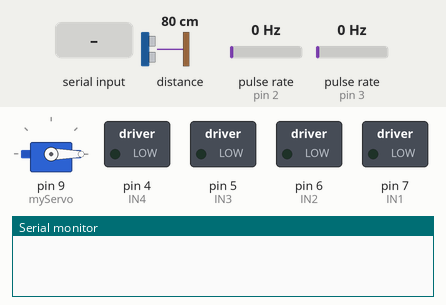
Simulated run of this sketch. Board: Arduino Uno, built with avr-gcc and run on an emulated ATmega328P. Shown: servo, switched loads named in the sketch (green lamp = pin HIGH), the last lines printed to the serial monitor. Wiring (inferred from the names in the program): 2 × pulse sensor: data pin 2 / data pin 3. The inputs (shaded band) are chosen by the test bench; at power-on: distance to the obstacle 80 cm, pulse rate (sensors on pin 2, pin 3) 0 Hz. The echo pulse lasts 58.3 µs per cm.

Above: at 2.2 s.
2.3 s: "quet" received over Serial
At 5.89 s:
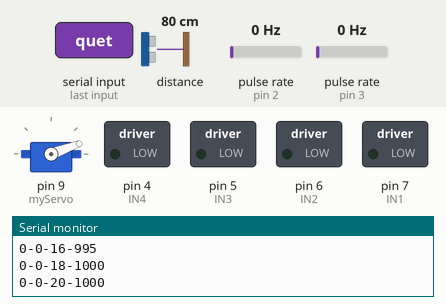
At 8.23 s:
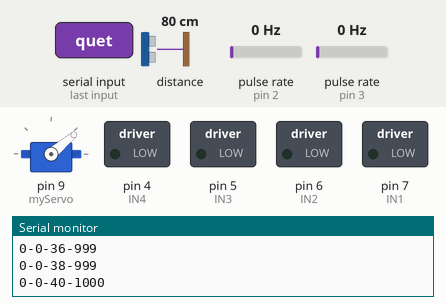
Timing chart, 0 to 19.2 s (numbered marks = the images above; inputs shaded):
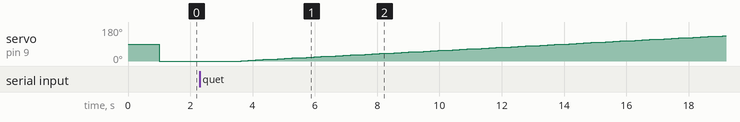

Measured:
- after the input at 2.3 s, servo on pin 9 (myServo): moves from 0° to 134° over 15.5 s, starting after 1.3 s

The sketch:

code_Arduino.ino
```cpp
template <int order> // order is 1 or 2
class LowPass
{
  private:
    float a[order];
    float b[order+1];
    float omega0;
    float dt;
    bool adapt;
    float tn1 = 0;
    float x[order+1]; // Raw values
    float y[order+1]; // Filtered values

  public:
    LowPass(float f0, float fs, bool adaptive){
      // f0: cutoff frequency (Hz)
      // fs: sample frequency (Hz)
      // adaptive: boolean flag, if set to 1, the code will automatically set
      // the sample frequency based on the time history.

      omega0 = 6.28318530718*f0;
      dt = 1.0/fs;
      adapt = adaptive;
      tn1 = -dt;
      for(int k = 0; k < order+1; k++){
        x[k] = 0;
        y[k] = 0;
      }
      setCoef();
    }

    void setCoef(){
      if(adapt){
        float t = micros()/1.0e6;
        dt = t - tn1;
        tn1 = t;
      }

      float alpha = omega0*dt;
      if(order==1){
        a[0] = -(alpha - 2.0)/(alpha+2.0);
        b[0] = alpha/(alpha+2.0);
        b[1] = alpha/(alpha+2.0);
      }
      if(order==2){
        float c1 = 2*sqrt(2)/alpha;
        float c2 = 4/(alpha*alpha);
        float denom = 1.0+c1+c2;
        b[0] = 1.0/denom;
        b[1] = 2.0/denom;
        b[2] = b[0];
        a[0] = -(2.0-2.0*c2)/denom;
        a[1] = -(1.0-c1+c2)/(1.0+c1+c2);
      }
    }

    float filt(float xn){
      // Provide me with the current raw value: x
      // I will give you the current filtered value: y
      if(adapt){
        setCoef(); // Update coefficients if necessary
      }
      y[0] = 0;
      x[0] = xn;
      // Compute the filtered values
      for(int k = 0; k < order; k++){
        y[0] += a[k]*y[k+1] + b[k]*x[k];
      }
      y[0] += b[order]*x[order];

      // Save the historical values
      for(int k = order; k > 0; k--){
        y[k] = y[k-1];
        x[k] = x[k-1];
      }

      // Return the filtered value
      return y[0];
    }
};

// Filter instance
LowPass<2> lp(3,1e3,true);
//======================================================================================
#include <SimpleKalmanFilter.h> // THU VIEN LOC KALMAN
SimpleKalmanFilter bo_loc(2, 2, 0.001);

#include "Adafruit_VL53L0X.h" // thu vien cam bien lazer
Adafruit_VL53L0X lox = Adafruit_VL53L0X();

#include<Servo.h>
Servo myServo;

const int trig = 10; //------------BIEN
const int echo = 11;
const int tcan = 12;
int distance;
int i=0;
int j=0;
int pos;
int pot;
String inStr;

#define IN1 7 //------BIEN DIEU KIEN DC
#define IN2 6
#define IN3 5
#define IN4 4
#define MAX_SPEED 255 //từ 0-255
#define MIN_SPEED 0

int encoder_pin1 = 2; //---BIEN ENCODER
int encoder_pin2 = 3;
unsigned int rpm1;
unsigned int rpm2;
volatile byte pulses1 = 0;
volatile byte pulses2 = 0;
unsigned long timeold = 0;
unsigned int pulsesperturn = 20;

void counter1(){  pulses1++;  }
void counter2(){  pulses2++;  }

void setup(){
  Serial.begin(115200);
  pinMode(IN1, OUTPUT);
  pinMode(IN2, OUTPUT);
  pinMode(IN3, OUTPUT);
  pinMode(IN4, OUTPUT);

  pinMode(tcan, INPUT);

  pinMode(trig,OUTPUT);   // chân trig sẽ phát tín hiệu
  pinMode(echo,INPUT);

  pinMode(encoder_pin1, INPUT);
  pinMode(encoder_pin2, INPUT);
  attachInterrupt(0, counter1, FALLING);
  attachInterrupt(1, counter2, FALLING);


  //Serial.println("Adafruit VL53L0X test");
  if (!lox.begin()) {
    Serial.println(F("Failed to boot VL53L0X"));
    while(1);
  }
    myServo.attach(9);
  delay(1000);
  myServo.write(0);
}

void loop(){
  if(Serial.available()){
    inStr = Serial.readString();
    if(inStr=="quet"){
      while(true){
        //tien();
        delay(100);
        quet_t();
        //tien();
        delay(100);
        quet_n();
      }
    }
  }
}
void tien(){
  motor_1_Tien(80); // motor 1 tiến
  motor_2_Tien(80);
  for(j=0;j<5;j++){
    attachInterrupt(0, counter1, FALLING);
    attachInterrupt(1, counter2, FALLING);
    tinh_rpm();
    Serial.println(String(rpm1)+'-'+String(rpm2)+'-'+String(i)+'-'+String(1000));
    delay(100);
  }
  motor_1_Dung();
  motor_2_Dung();
}
void quet_t(){
  for(i=0;i<180;i+=2){
    myServo.write(i);
    tinh_rpm();
    int val = lp.filt(do_kc());
    Serial.println(String(rpm1)+'-'+String(rpm2)+'-'+String(i)+'-'+String(val));
    delay(200);
  }
}
void quet_n(){
  for(i=180;i>00;i-=2){
    myServo.write(i);
    tinh_rpm();
    Serial.println(String(rpm1)+'-'+String(rpm2)+'-'+String(i)+'-'+String(do_kc()));
    delay(200);
  }
}

void tinh_rpm(){
  if (millis() - timeold >= 1000){
    detachInterrupt(0);
    rpm1 = (60 * 1000 / pulsesperturn )/ (millis() - timeold)* pulses1;
    rpm2 = (60 * 1000 / pulsesperturn )/ (millis() - timeold)* pulses2;
    rpm1 = bo_loc.updateEstimate(rpm1);
    rpm2 = bo_loc.updateEstimate(rpm2);
    timeold = millis();

    pulses1 = 0;
    pulses2 = 0;
    attachInterrupt(0, counter1, FALLING);
    attachInterrupt(1, counter2, FALLING);
  }
}

int do_kc(){
  VL53L0X_RangingMeasurementData_t measure;
  lox.rangingTest(&measure, false); // pass in 'true' to get debug data printout!
  if (measure.RangeMilliMeter < 800) {  // phase failures have incorrect data
    return measure.RangeMilliMeter;
  } else {
    return 1000;
  }
}

int tinh_kc(){ // ---------------------------- khoang cach
  digitalWrite(trig, LOW);
  delayMicroseconds(2);
  // Sets the trigPin on HIGH state for 10 micro seconds
  digitalWrite(trig, HIGH);
  delayMicroseconds(5);
  digitalWrite(trig, LOW);
  distance= int(pulseIn(echo, HIGH))*0.034/2;
  return distance;
}

//========================================================= code dieu khien dong cow
void motor_1_Dung() {
  digitalWrite(IN1, LOW);
  digitalWrite(IN2, LOW);
}

void motor_2_Dung() {
  digitalWrite(IN3, LOW);
  digitalWrite(IN4, LOW);
}

void motor_1_Tien(int speed) { //speed: từ 0 - MAX_SPEED
  speed = constrain(speed, MIN_SPEED, MAX_SPEED);
  digitalWrite(IN1, HIGH);// chân này không có PWM
  analogWrite(IN2, 255 - speed);
}

void motor_1_Lui(int speed) {
  speed = constrain(speed, MIN_SPEED, MAX_SPEED);
  digitalWrite(IN1, LOW);// chân này không có PWM
  analogWrite(IN2, speed);
}

void motor_2_Tien(int speed) { //speed: từ 0 - MAX_SPEED
  speed = constrain(speed, MIN_SPEED, MAX_SPEED);
  analogWrite(IN3, speed);
  digitalWrite(IN4, LOW);// chân này không có PWM
}

void motor_2_Lui(int speed) {
  speed = constrain(speed, MIN_SPEED, MAX_SPEED);
  analogWrite(IN4, 255 - speed);
  digitalWrite(IN3, HIGH);// chân này không có PWM
}
```
